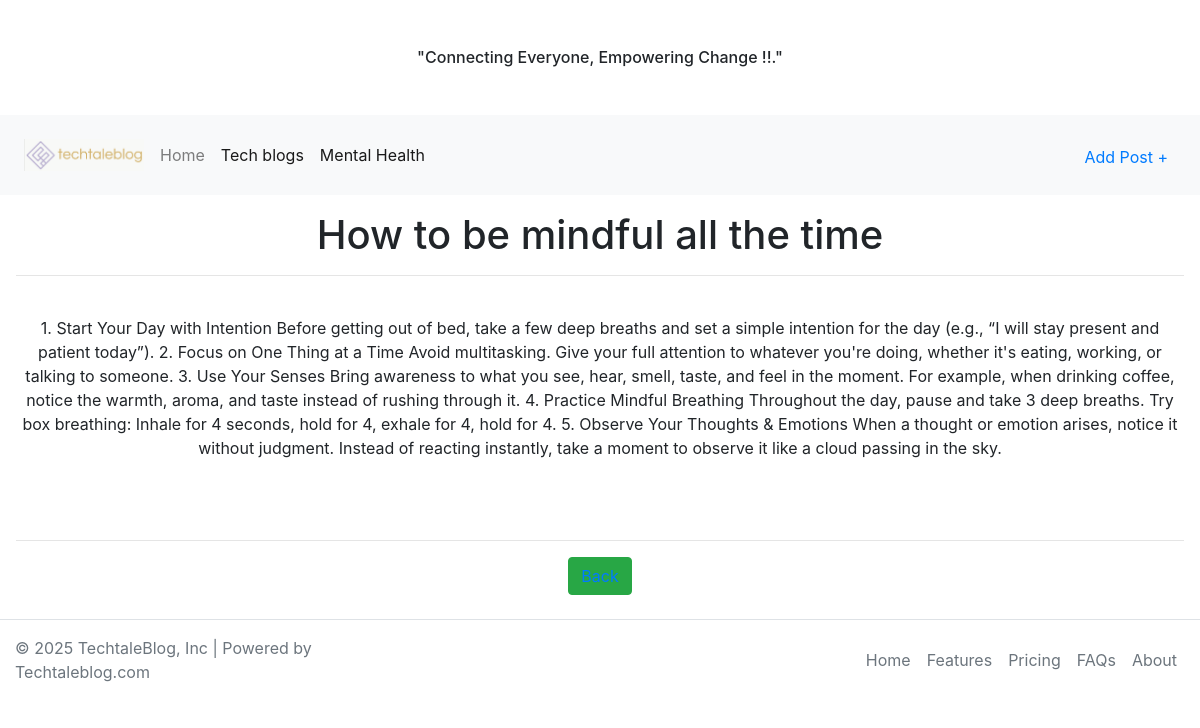
The app's page /article/2 with its own data.
### firstBlog/models.py (models this page shows, shortened)
class Post(models.Model):
    title = models.CharField(max_length=56)
    title_tag = models.CharField(max_length=45,null=True, blank=True)
    title_subtitle = models.CharField(max_length=86, default="Default Subtitle")
    auther = models.ForeignKey(User , on_delete=models.CASCADE)
    body = RichTextField()
    date_time = models.DateTimeField( blank=True,auto_now=True)
    image = models.ImageField(upload_to='img/',default="")  # ImageField for the image

### firstBlog/views.py (the view)
# urls.py: path('article/<int:pk>',articalDetailsView.as_view(), name = 'articalDetailsView'),
class articalDetailsView(DetailView):
    model= Post
    template_name = 'detailsView.html'

### firstBlog/templates/detailsView.html (shortened to what this page needs)
{% extends 'base.html' %}
{% block content %}
<div class="m-3 text-center">
  <h1>{{ post.title}}</h1>
  <hr>
  <br />
  {{ post.body | safe}}
<br>
<br>
<hr>
<button class = "btn btn-success" >
<a href="{% url 'home' %}">Back  </a>
</button>
</div>
{% endblock %}

### records on screen
Post: title "How to be mindful all the time", body "1. Start Your Day with Intention Before getting out of bed, take a few deep breaths and set a simple intention for the day (e.g., “I will stay present and patient today”). 2. Focus on One Thing at a Time Avoid multitasking. Give your full attention to whatever you're doing, whether it's eating, working, or talking to someone. 3. Use Your Senses Bring awareness to what you see, hear, smell, taste, and feel in the moment. For example, when drinking coffee, notice the warmth, aroma, and taste instead of rushing through it. 4. Practice Mindful Breathing Throughout the day, pause and take 3 deep breaths. Try box breathing: Inhale for 4 seconds, hold for 4, exhale for 4, hold for 4. 5. Observe…"
